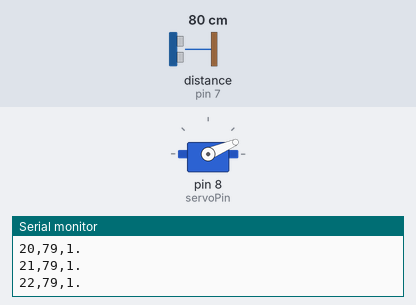
This sketch was run on a simulated Arduino Uno, built with avr-gcc and run on an emulated ATmega328P. Shown: servo, the last lines printed to the serial monitor. Wiring (inferred from the names in the program): ultrasonic range finder: trigger pin 6; echo pin 7. The inputs (shaded band) are chosen by the test bench; at power-on: distance to the obstacle (sensor on pin 7) 80 cm. The echo pulse lasts 58.3 µs per cm.

Above: at 1.29 s.
1.3 s: distance to the obstacle (sensor on pin 7) set to 18 cm
At 2.17 s:
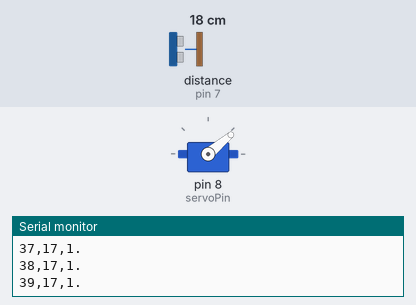
4.3 s: distance to the obstacle (sensor on pin 7) set to 2 cm
At 9.6 s:
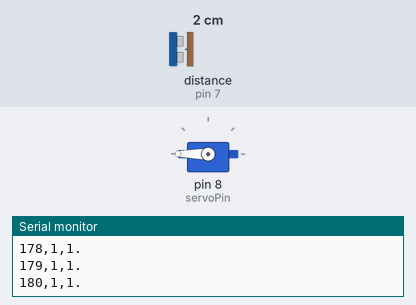
10.3 s: distance to the obstacle (sensor on pin 7) set to 120 cm
At 10.55 s:
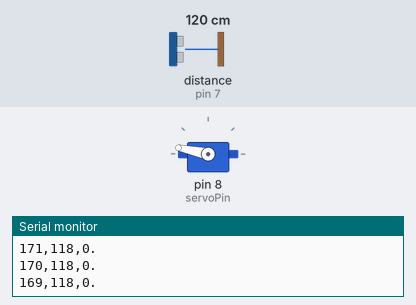
Timing chart, 0 to 19.3 s (numbered marks = the images above; inputs shaded):
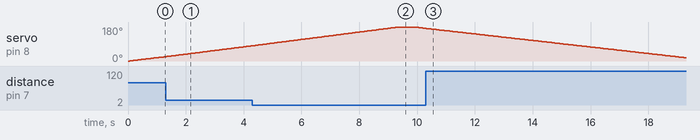

The sketch:

RadarArduino.ino
```cpp
#include <Servo.h>

Servo myServo;
int startUngle=0;
const int servoPin = 8;

const int trigPin = 6;
const int echoPin = 7;

long duration;  //timpul in care senzorul primeste sunetul
int distance;   //distanta obiectului

void setup()
{
  Serial.begin(9600);

  myServo.attach(servoPin);  //folosesc pinul 9 pentru controlul motorasului
  myServo.write(startUngle);   //initializez pozitia de start a motorasului

  pinMode(trigPin, OUTPUT);
  pinMode(echoPin, INPUT);

}

void loop() {
  //fac o rotatie de 180 de grade
  delay(10);
  for(int ungle=0;ungle<=180;ungle++){
    myServo.write(ungle);
    delay(50);
    distance=getDistance();
    Serial.print(String(ungle));
    Serial.print(",");
    Serial.print(String(distance));
    Serial.print(",");
    Serial.print(String(1));
    Serial.println(".");
  }

  //timpul de asteptare dintre rotatii
  delay(500);

  //fac o rotatie inversa de 180 de grade
  for(int ungle=180;ungle>0;ungle--){
    myServo.write(ungle);
    delay(50);
    distance=getDistance();
    Serial.print(String(ungle));
    Serial.print(",");
    Serial.print(String(distance));
    Serial.print(",");
    Serial.print(String(0));
    Serial.println(".");
  }
  delay(500);
}

int getDistance(){
  int dist;
  //setez trigPin-ul pe LOW
  digitalWrite(trigPin, LOW);
  delayMicroseconds(2);

  //generez unda de ultrasunet care dureaza 10 microsecunde
  //dupa care setez semnalul din nou pe LOW
  digitalWrite(trigPin, HIGH);
  delayMicroseconds(10);
  digitalWrite(trigPin, LOW);

  //functia care citeste un puls de pe un pin atunci cand este pe HIGH
  //dupa care generez distanta dupa formula: timp=dist/vit => dist=timp*vit
  //distanta=timpulUltrasunetului * vitezaSunetuluiInMicrosecunde/2
  //impart la 2 deoarece sunetul face un drum dus-intors
  duration = pulseIn(echoPin, HIGH);
  dist = duration * 0.034/2;

  return dist;
}
```
